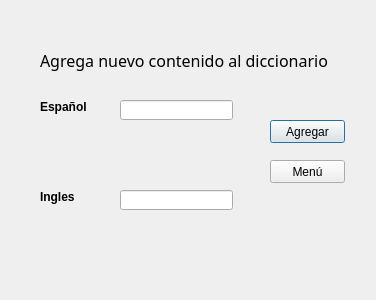
<?xml version="1.0" encoding="UTF-8"?>
<ui version="4.0">
 <class>Agregar</class>
 <widget class="QDialog" name="Agregar">
  <property name="geometry">
   <rect>
    <x>0</x>
    <y>0</y>
    <width>376</width>
    <height>300</height>
   </rect>
  </property>
  <property name="windowTitle">
   <string>Dialog</string>
  </property>
  <widget class="QLabel" name="label">
   <property name="geometry">
    <rect>
     <x>40</x>
     <y>40</y>
     <width>311</width>
     <height>41</height>
    </rect>
   </property>
   <property name="font">
    <font>
     <family>Microsoft YaHei</family>
     <pointsize>12</pointsize>
     <weight>50</weight>
     <bold>false</bold>
    </font>
   </property>
   <property name="text">
    <string>Agrega nuevo contenido al diccionario</string>
   </property>
  </widget>
  <widget class="QLabel" name="label_2">
   <property name="geometry">
    <rect>
     <x>40</x>
     <y>100</y>
     <width>47</width>
     <height>14</height>
    </rect>
   </property>
   <property name="font">
    <font>
     <pointsize>9</pointsize>
     <weight>75</weight>
     <bold>true</bold>
    </font>
   </property>
   <property name="text">
    <string>Español</string>
   </property>
  </widget>
  <widget class="QLabel" name="label_3">
   <property name="geometry">
    <rect>
     <x>40</x>
     <y>190</y>
     <width>47</width>
     <height>14</height>
    </rect>
   </property>
   <property name="font">
    <font>
     <pointsize>9</pointsize>
     <weight>75</weight>
     <bold>true</bold>
    </font>
   </property>
   <property name="text">
    <string>Ingles</string>
   </property>
  </widget>
  <widget class="QLineEdit" name="lineEdit">
   <property name="geometry">
    <rect>
     <x>120</x>
     <y>100</y>
     <width>113</width>
     <height>20</height>
    </rect>
   </property>
  </widget>
  <widget class="QLineEdit" name="lineEdit_2">
   <property name="geometry">
    <rect>
     <x>120</x>
     <y>190</y>
     <width>113</width>
     <height>20</height>
    </rect>
   </property>
  </widget>
  <widget class="QPushButton" name="pushButton">
   <property name="geometry">
    <rect>
     <x>270</x>
     <y>120</y>
     <width>75</width>
     <height>23</height>
    </rect>
   </property>
   <property name="text">
    <string>Agregar</string>
   </property>
  </widget>
  <widget class="QPushButton" name="pushButton_2">
   <property name="geometry">
    <rect>
     <x>270</x>
     <y>160</y>
     <width>75</width>
     <height>23</height>
    </rect>
   </property>
   <property name="text">
    <string>Menú</string>
   </property>
  </widget>
 </widget>
 <resources/>
 <connections/>
</ui>
